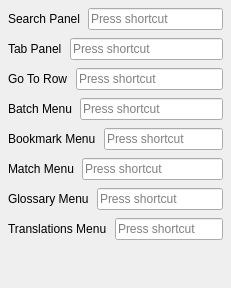
     <widget class="QWidget" name="controlsSettings">
      <layout class="QVBoxLayout" name="verticalLayout_4" stretch="0,0,0,0,0,0,0,0,0">
       <property name="spacing">
        <number>8</number>
       </property>
       <property name="leftMargin">
        <number>8</number>
       </property>
       <property name="topMargin">
        <number>8</number>
       </property>
       <property name="rightMargin">
        <number>8</number>
       </property>
       <property name="bottomMargin">
        <number>8</number>
       </property>
       <item>
        <widget class="QWidget" name="resultsPanelWidget" native="true">
         <layout class="QHBoxLayout" name="horizontalLayout_9">
          <property name="spacing">
           <number>8</number>
          </property>
          <property name="leftMargin">
           <number>0</number>
          </property>
          <property name="topMargin">
           <number>0</number>
          </property>
          <property name="rightMargin">
           <number>0</number>
          </property>
          <property name="bottomMargin">
           <number>0</number>
          </property>
          <item>
           <widget class="QLabel" name="label_8">
            <property name="text">
             <string>Search Panel</string>
            </property>
           </widget>
          </item>
          <item>
           <widget class="QKeySequenceEdit" name="searchPanelInput"/>
          </item>
         </layout>
        </widget>
       </item>
       <item>
        <widget class="QWidget" name="tabPanelWidget" native="true">
         <layout class="QHBoxLayout" name="horizontalLayout_10">
          <property name="spacing">
           <number>8</number>
          </property>
          <property name="leftMargin">
           <number>0</number>
          </property>
          <property name="topMargin">
           <number>0</number>
          </property>
          <property name="rightMargin">
           <number>0</number>
          </property>
          <property name="bottomMargin">
           <number>0</number>
          </property>
          <item>
           <widget class="QLabel" name="label_9">
            <property name="text">
             <string>Tab Panel</string>
            </property>
           </widget>
          </item>
          <item>
           <widget class="QKeySequenceEdit" name="tabPanelInput"/>
          </item>
         </layout>
        </widget>
       </item>
       <item>
        <widget class="QWidget" name="goToRowWidget" native="true">
         <layout class="QHBoxLayout" name="horizontalLayout_12">
          <property name="spacing">
           <number>8</number>
          </property>
          <property name="leftMargin">
           <number>0</number>
          </property>
          <property name="topMargin">
           <number>0</number>
          </property>
          <property name="rightMargin">
           <number>0</number>
          </property>
          <property name="bottomMargin">
           <number>0</number>
          </property>
          <item>
           <widget class="QLabel" name="label_10">
            <property name="text">
             <string>Go To Row</string>
            </property>
           </widget>
          </item>
          <item>
           <widget class="QKeySequenceEdit" name="goToRowInput"/>
          </item>
         </layout>
        </widget>
       </item>
       <item>
        <widget class="QWidget" name="batchMenuWidget" native="true">
         <layout class="QHBoxLayout" name="horizontalLayout_11">
          <property name="spacing">
           <number>8</number>
          </property>
          <property name="leftMargin">
           <number>0</number>
          </property>
          <property name="topMargin">
           <number>0</number>
          </property>
          <property name="rightMargin">
           <number>0</number>
          </property>
          <property name="bottomMargin">
           <number>0</number>
          </property>
          <item>
           <widget class="QLabel" name="label_11">
            <property name="text">
             <string>Batch Menu</string>
            </property>
           </widget>
          </item>
          <item>
           <widget class="QKeySequenceEdit" name="batchMenuInput"/>
          </item>
         </layout>
        </widget>
       </item>
       <item>
        <widget class="QWidget" name="bookmarkMenuWidget" native="true">
         <layout class="QHBoxLayout" name="horizontalLayout_13">
          <property name="spacing">
           <number>8</number>
          </property>
          <property name="leftMargin">
           <number>0</number>
          </property>
          <property name="topMargin">
           <number>0</number>
          </property>
          <property name="rightMargin">
           <number>0</number>
          </property>
          <property name="bottomMargin">
           <number>0</number>
          </property>
          <item>
           <widget class="QLabel" name="label_12">
            <property name="text">
             <string>Bookmark Menu</string>
            </property>
           </widget>
          </item>
          <item>
           <widget class="QKeySequenceEdit" name="bookmarkMenuInput"/>
          </item>
         </layout>
        </widget>
       </item>
       <item>
        <widget class="QWidget" name="matchMenuWidget" native="true">
         <layout class="QHBoxLayout" name="horizontalLayout_24">
          <property name="spacing">
           <number>8</number>
          </property>
          <property name="leftMargin">
           <number>0</number>
          </property>
          <property name="topMargin">
           <number>0</number>
          </property>
          <property name="rightMargin">
           <number>0</number>
          </property>
          <property name="bottomMargin">
           <number>0</number>
          </property>
          <item>
           <widget class="QLabel" name="label_26">
            <property name="text">
             <string>Match Menu</string>
            </property>
           </widget>
          </item>
          <item>
           <widget class="QKeySequenceEdit" name="matchMenuInput"/>
          </item>
         </layout>
        </widget>
       </item>
       <item>
        <widget class="QWidget" name="glossaryMenuWidget" native="true">
         <layout class="QHBoxLayout" name="horizontalLayout_25">
          <property name="spacing">
           <number>8</number>
          </property>
          <property name="leftMargin">
           <number>0</number>
          </property>
          <property name="topMargin">
           <number>0</number>
          </property>
          <property name="rightMargin">
           <number>0</number>
          </property>
          <property name="bottomMargin">
           <number>0</number>
          </property>
          <item>
           <widget class="QLabel" name="label_27">
            <property name="text">
             <string>Glossary Menu</string>
            </property>
           </widget>
          </item>
          <item>
           <widget class="QKeySequenceEdit" name="glossaryMenuInput"/>
          </item>
         </layout>
        </widget>
       </item>
       <item>
        <widget class="QWidget" name="widget_3" native="true">
         <layout class="QHBoxLayout" name="horizontalLayout_26">
          <property name="spacing">
           <number>8</number>
          </property>
          <property name="leftMargin">
           <number>0</number>
          </property>
          <property name="topMargin">
           <number>0</number>
          </property>
          <property name="rightMargin">
           <number>0</number>
          </property>
          <property name="bottomMargin">
           <number>0</number>
          </property>
          <item>
           <widget class="QLabel" name="label_28">
            <property name="text">
             <string>Translations Menu</string>
            </property>
           </widget>
          </item>
          <item>
           <widget class="QKeySequenceEdit" name="translationsMenuInput"/>
          </item>
         </layout>
        </widget>
       </item>
       <item>
        <spacer name="verticalSpacer">
         <property name="orientation">
          <enum>Qt::Orientation::Vertical</enum>
         </property>
         <property name="sizeHint" stdset="0">
          <size>
           <width>20</width>
           <height>40</height>
          </size>
         </property>
        </spacer>
       </item>
      </layout>
     </widget>
